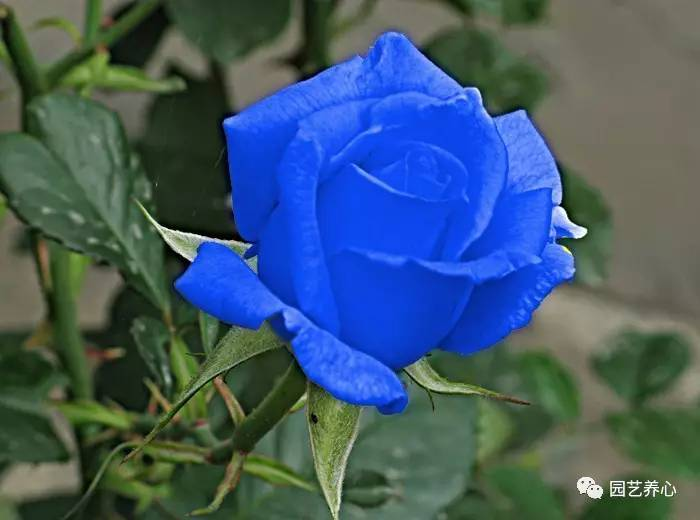
#> input picture ai/opencv/images/blue_flower.jpeg, 700 x 520 px
$ python basic.py
#> lines starting #> are read from the running program, lines starting #| are printed output that depends on the picture; after the words box and inside, x2 and y2 are one past the last pixel; in counts of white or black regions, pixels touching at a corner belong together
#!/usr/bin/env python3
# -*- coding:utf-8 -*-
# author: bigfoolliu


"""
轮廓检测基础
"""
import cv2
from matplotlib import pyplot as plt


img = cv2.imread("../images/blue_flower.jpeg")
#> img is the input picture: shape (520, 700, 3); mean B, G, R 107.8, 89.3, 65.5

gray_img = cv2.cvtColor(img, cv2.COLOR_BGR2GRAY)
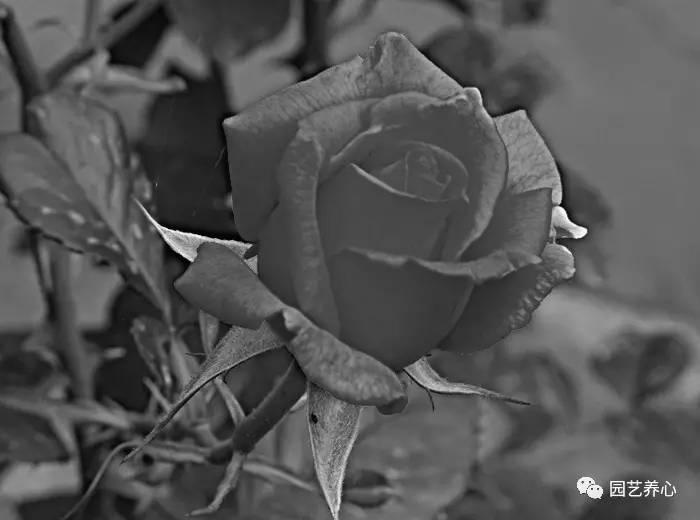
#> gray_img: shape (520, 700); min 0, max 255, mean 84.3
ret, thresh = cv2.threshold(gray_img, 127, 255, 0)
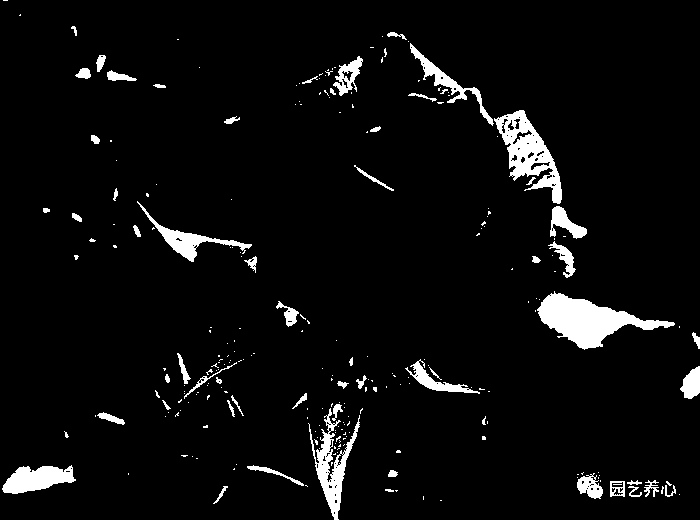
#> thresh: shape (520, 700); 4.9% white; 248 white regions (190 under 20 px)

# thresh是轮廓源图，cv2.RETR_TREE是轮廓检测模型，cv2.CHAIN_APPROX_SIMPLE是轮廓近似函数
# 输出图像，轮廓和等级
contours, hierarchy = cv2.findContours(thresh, cv2.RETR_TREE, cv2.CHAIN_APPROX_SIMPLE)
#> contours = 350 contours, 288 with area under 20; largest, box (x1, y1, x2, y2) and area: (537, 291, 675, 350) 3252, (494, 110, 562, 204) 2676, (308, 408, 360, 520) 1513, (2, 465, 76, 494) 1268, (137, 201, 252, 262) 1004

# 轮廓展示效果图
contour_effect_img1 = cv2.drawContours(img, contours, -1, (0, 255, 0), 3)
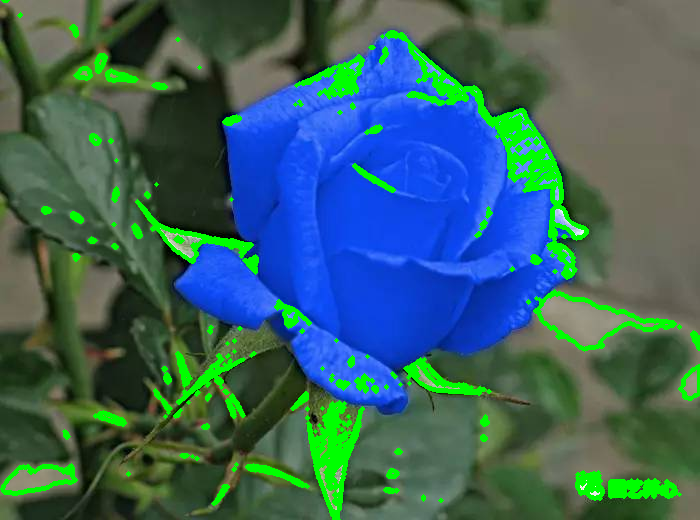
#> contour_effect_img1: shape (520, 700, 3); mean B, G, R 97.5, 97.8, 58.1
contour_effect_img2 = cv2.drawContours(img, contours, 3, (0, 255, 0), 3)

images = [img, gray_img, contour_effect_img1, contour_effect_img2]
titles = ["original img", "gray img", "contour img", "contour effect img1", "contour effect img2"]

for i in range(len(images)):
    plt.subplot(2, 3, i+1)
    plt.imshow(images[i])
    plt.title(titles[i])
#> this loop made 4 passes


plt.show()
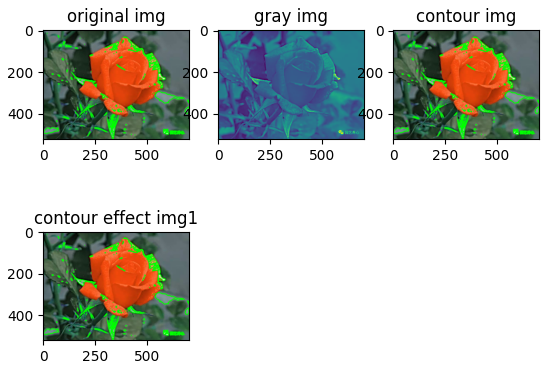
#> figure drawn by matplotlib, 4 panels; B, G, R data is drawn as R, G, B
